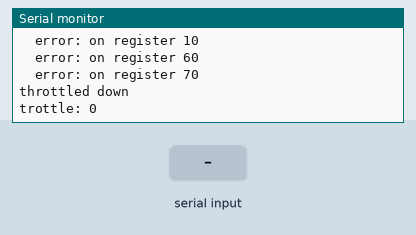
Simulated run of this sketch. Board: Arduino Uno, built with avr-gcc and run on an emulated ATmega328P. On the bench: the last lines printed to the serial monitor. Inputs (shaded band) come from the test bench.

Above: at 1.3 s.
1.4 s: "$" received over Serial
At 2.6 s:
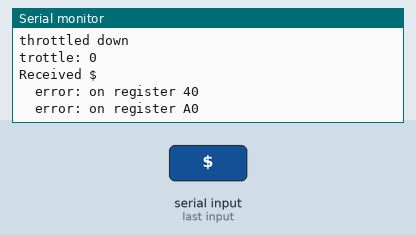
2.9 s: "1" received over Serial
At 3.7 s:
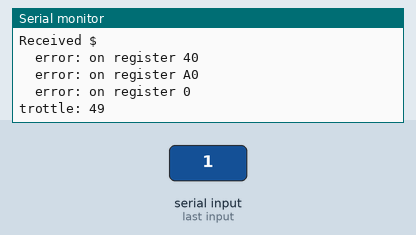
4.4 s: "0" received over Serial
At 4.8 s:
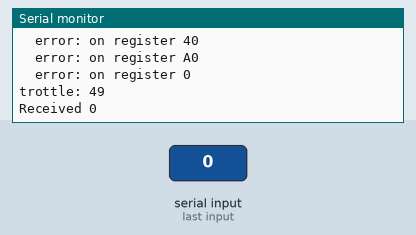
Timing chart, 0 to 7.4 s (numbered marks = the images above; inputs shaded):
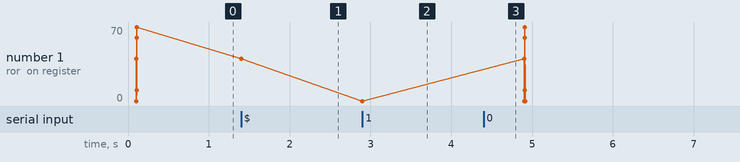

The sketch:

CopterControl_01.ino
```cpp
/*
  >>>>  OpenBCI Helicopter Throttle Control <<<<<

  MCP4351502E/ST (quad 5K) DigiPot from Microchip.
  http://ww1.microchip.com/downloads/en/DeviceDoc/22242A.pdf
  Helicopter is a cheapo thing from the amazon
  http://www.amazon.com/Syma-S107-S107G-Helicopter-Gyro/dp/B00F4WMAAW

  I de-soldered the throttle control potentiometer, and wired in some jumpers
  The analog pot from the toy ranges from 0 to 5K
  The digiPot ranges from 0 to 5K, so plan to use only 100% of the digiPot wiper range


*/


#include <SPI.h>
//  digitPot defines
#define CS  10
#define RST 9

#define READ_REG  0x0C
#define WRITE_REG 0x00
#define INCR  0x04
#define DECR  0x08
#define TCON0 0x40
#define TCON1 0xA0

boolean testingPot = false; // used to test initial pot function
boolean expectingValue = false;
boolean throttling = false;

unsigned long throttleTimer;
int throttleDuration = 2000;
byte throttleSetting = 0x00;
byte lastThrottleSetting;

byte wiper[4] = {0x00, 0x10, 0x60, 0x70}; // address of each wiper register
byte wiperPos[4] = {0x01, 0x02, 0x03, 0x04};
int resistance;

void setup() {
  Serial.begin(115200);
  SPI.begin();
  SPI.beginTransaction(SPISettings(10000000, MSBFIRST, SPI_MODE0));
  Serial.println("OpenBCI Alpha Wave Helicopter Control");

  pinMode(CS,OUTPUT); digitalWrite(CS,HIGH);
  pinMode(RST,OUTPUT); digitalWrite(RST,LOW); // digipot reset pin active low
  delay(100); digitalWrite(RST,HIGH);

  throttleDown();
  throttleSetting = lastThrottleSetting = 0x00;
  Serial.print("trottle: ");Serial.println(throttleSetting);
}

void loop() {

  if((millis() - throttleTimer > throttleDuration) && throttling){
    throttleSetting = 0;
    throttleDown();
    throttling = false;
    }
  if(throttleSetting != lastThrottleSetting){
    setResistance(throttleSetting);
    Serial.print("trottle: ");Serial.println(throttleSetting,DEC);
    lastThrottleSetting = throttleSetting;
  }


  eventSerial();
}


void eventSerial(){

    while (Serial.available()) {
    char inChar = (char)Serial.read();
//    Serial.print("Received "); Serial.println(inChar);
    if(expectingValue){
      throttleSetting = byte(inChar - 'A'); // variable is ascii encoded 0=A, 1=B, etc
      throttleSetting = map(throttleSetting, 0,26,0,255);
//      Serial.print("trottle: ");Serial.println(throttleSetting);
      throttleTimer = millis();
      throttling = true;
      expectingValue = false;
      return;  // get outa here
    }

    Serial.print("Received "); Serial.println(inChar);
    switch (inChar) {
     case '$':  // Processing must send the $ to tell Arduino the next value is special
       if(expectingValue){return;}
       throttleUp();
       expectingValue = true;
       break;

       default:
         break;
     }
  }
}
```

digiPot_stuph.ino
```cpp
void throttleDown(){  // set the digipot wipers to full on for lowest current output
  byte command, error;

  digitalWrite(CS,LOW);   // activate with W & B connected, A disconnected
  error = SPI.transfer(TCON0 | WRITE_REG);
  SPI.transfer(0xBF);               // 1011 1111  // connect A for testing resistance
  checkError(error,TCON0);
  digitalWrite(CS,HIGH);
  delay(1);
  digitalWrite(CS,LOW);
  error = SPI.transfer(TCON1 | WRITE_REG);
  SPI.transfer(0xBB);               // 1011 1011
  digitalWrite(CS,HIGH);
  checkError(error,TCON1);

  for(int i=0; i<4; i++){
    digitalWrite(CS,LOW);
    error = SPI.transfer(wiper[i] | WRITE_REG);
    SPI.transfer(0x00);             // connect W to B only see W resistance
    digitalWrite(CS,HIGH);
    checkError(error,wiper[i]);
  }

  Serial.println("throttled down");

}

void throttleUp(){
  byte error;

  digitalWrite(CS,LOW);   // activate with only Pot 0 engaged [lower right]
  error = SPI.transfer(TCON0 | WRITE_REG);
  SPI.transfer(0x8F);               // 1000 1111  // connect A for testing resistance
  checkError(error,TCON0);
  digitalWrite(CS,HIGH);
  delay(10);
  digitalWrite(CS,LOW);
  error = SPI.transfer(TCON1 | WRITE_REG);
  SPI.transfer(0x88);               // 1000 1000
  digitalWrite(CS,HIGH);
  checkError(error,TCON1);
}

void setResistance(byte r){
  byte error;

  digitalWrite(CS,LOW);   // activate with W & B connected, A disconnected
  error = SPI.transfer(wiper[0] | WRITE_REG);
  SPI.transfer(r);
  digitalWrite(CS,HIGH);
  checkError(error,wiper[0]);
}

void readWipers(){
  byte error;

  for(int i=0; i<4; i++){
    digitalWrite(CS,LOW);
    error = SPI.transfer(wiper[i] | READ_REG);
    wiperPos[i] = SPI.transfer(0x00); // read wiper values
    digitalWrite(CS,HIGH);
    checkError(error,wiper[i]);
  }
}


void checkError(byte e, byte r){
  if(e != 0xFF){
      Serial.print("\terror: on register "); Serial.println(r,HEX);
    }
}
```

Measured:
- after the input at 1.4 s, the serial monitor: prints a new line at once (image 1)
- after the input at 2.9 s, the serial monitor: prints a new line at once (image 2)
- after the input at 4.4 s, the serial monitor: prints a new line at once (image 3)
